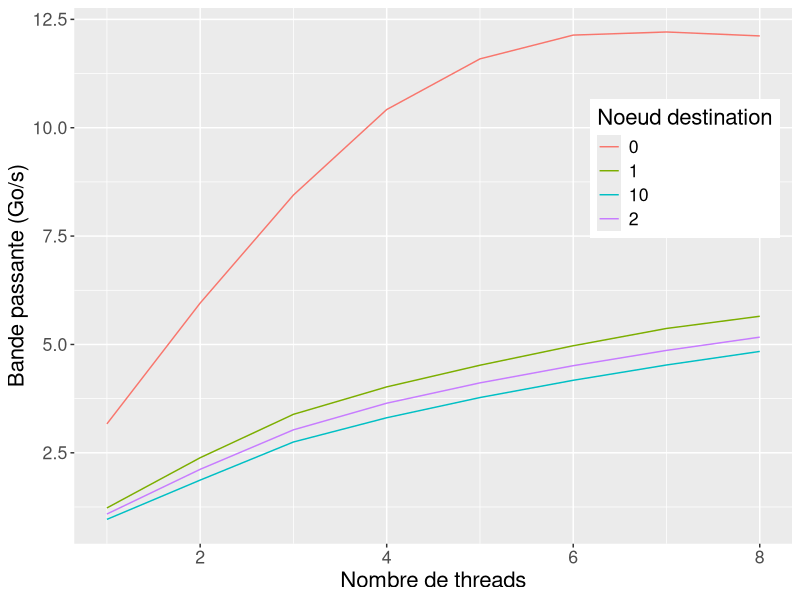

R code for this plot:
library(ggplot2)
library(plyr)
library(dplyr)
library(lattice)
library(reshape)

frameall = read.table("./all_data_bandwidth_load.dat", header=TRUE)
avg_time = ddply(frameall, c("Exp", "Dest", "total_cores", "kernel", "threads_on_node", "size"), summarize, mean_time=mean(Time), Std=sd(Time), Nxp=length(Exp))
avg_bandwidth = transform(avg_time, bandwidth_gb=(size/mean_time)/1000000)
shrinked=select(avg_bandwidth, -(mean_time:Nxp))
shrinked=select(shrinked, -(threads_on_node))
sum_bandwidth = ddply(shrinked, c("Exp", "Dest", "total_cores", "kernel", "size"), summarize, full_bandwidth=sum(bandwidth_gb))

sum_bandwidth$Dest = as.character(sum_bandwidth$Dest)




#Graph for distribution


pdf("link_saturation.pdf", width = 10, height=10)


myplot = ggplot(sum_bandwidth, aes(x=total_cores, y = full_bandwidth, colour=Dest))
#myplot = myplot + geom_bar(stat="identity", position=position_dodge())
#myplot = myplot + geom_point(aes(shape=Access, colour=kernel))
myplot = myplot + geom_line()
#myplot = myplot + expand_limits(y=0)
#myplot = myplot + facet_wrap(~Blocksize, ncol=2)
#myplot = myplot + theme(legend.position="right", legend.title=element_text(size=14), legend.text=element_text(size=13), axis.text=element_text(size=12))
myplot = myplot + theme(legend.position=c(0.85, 0.70), text = element_text(size=16))
#myplot = myplot + ggtitle("Bande passante à partir du nœud 0")
myplot = myplot + scale_colour_discrete(name="Noeud destination")
myplot = myplot + ylab("Bande passante (Go/s)")
myplot = myplot + xlab("Nombre de threads")

print(myplot)
dev.off()
quit()
